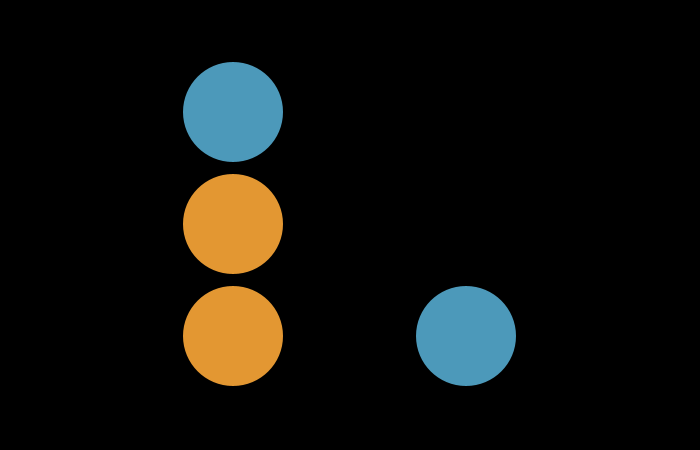
Frame 1 (no input)
Frame 60 (the mouse pressed at the canvas centre just before this capture): identical to frame 1, image omitted
Frame 120 (the mouse held since frame 60 and released just before this capture): identical to frame 1, image omitted

The Processing sketch that drew this single still picture (run headless with seeded random() and noise(); from frame 60 on, the mouse is pressed at the canvas centre):

// Processing sketch: original
// ── original.pde
float scalar = 100;

void setup() {
  size(700,450);
  noStroke();
}

void draw() {
  background(0);

  
  fill(255);

  fill(76, 153, 186); // blue
  ellipse(width/3*2, height/4*3, scalar, scalar);
  ellipse(width/3, height/4, scalar, scalar);
  
  fill(227, 151, 50); // orange 
  ellipse(width/3, height/4*2, scalar, scalar);
  ellipse(width/3, height/4*3, scalar, scalar);
  
  save("multipleCircles.jpg");
  
}
